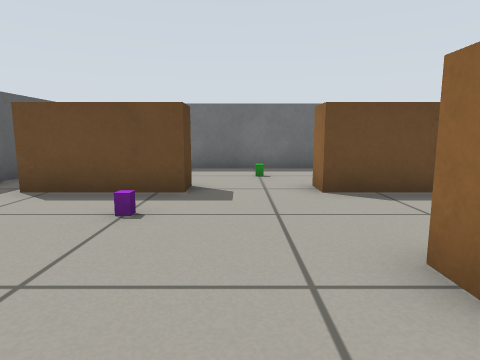
view 1 (above)

15 first-person views from a walk through a world built for the Gazebo simulator. The camera is 0.51 m above the floor, tilts 8° down and sees 75° across. The floor is counted in squares, 0.5 m on a side. Each view is taken from the middle of a square. On the plan, view 1 faces up. The plan holds only what a view shows up to about 12 squares ahead; the rest is blank.

view 2
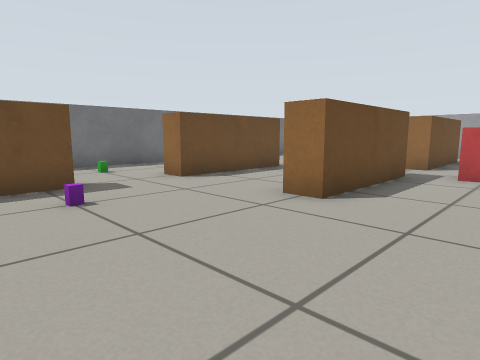

view 3
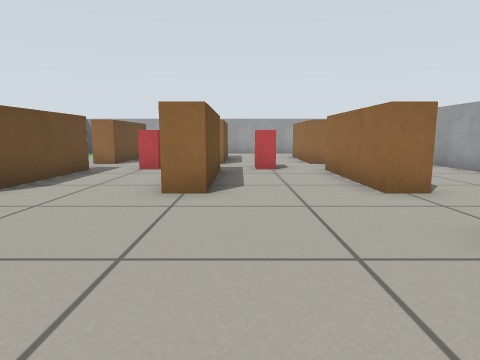

view 4
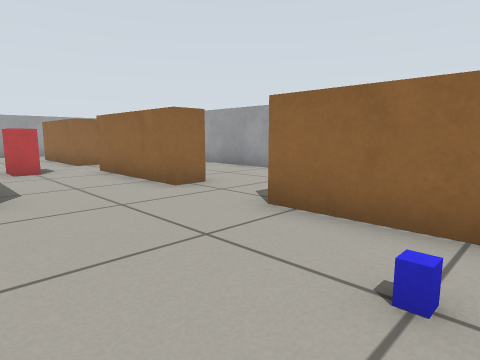

view 5
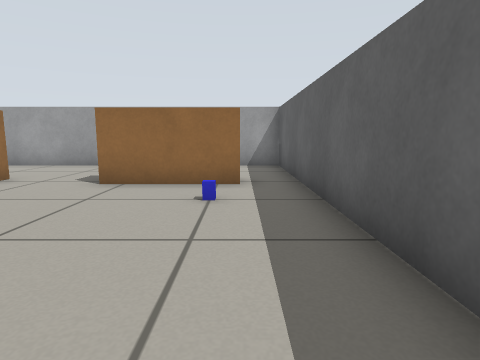

view 6
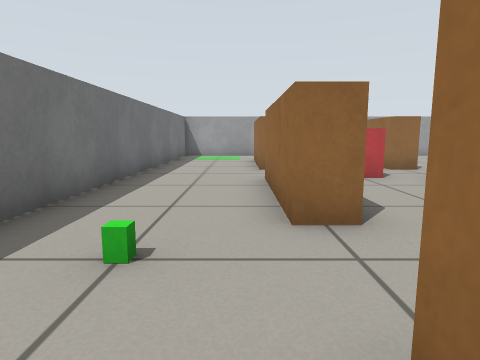

view 7
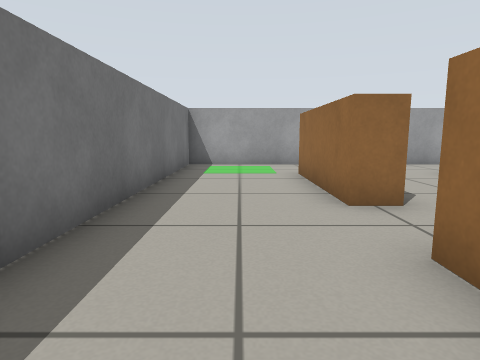

view 8
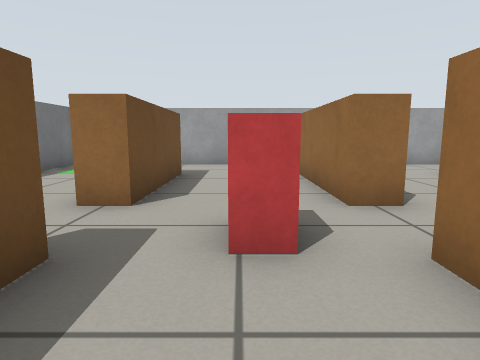

view 9
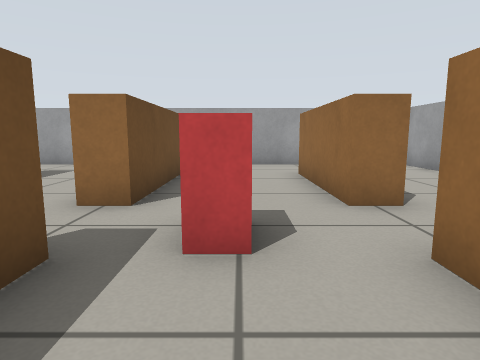

view 10
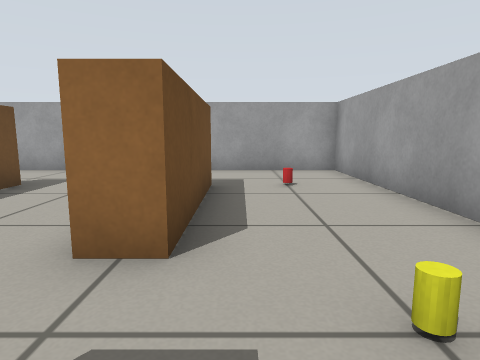

view 11
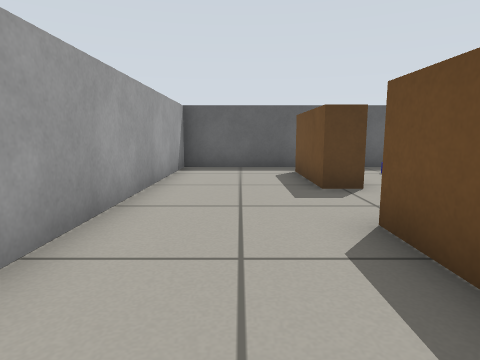

view 12
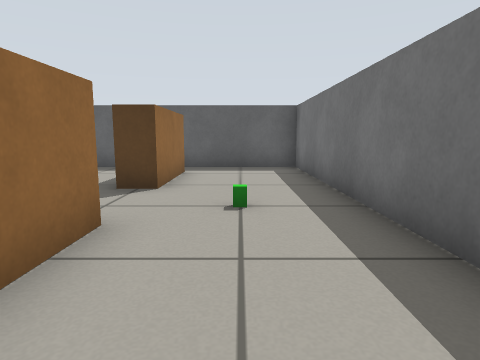

view 13
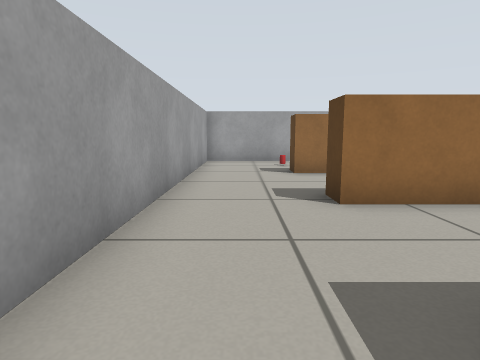

view 14
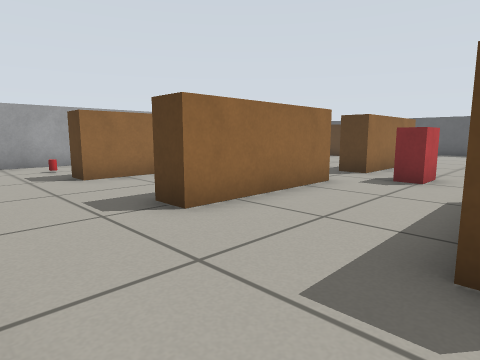

view 15
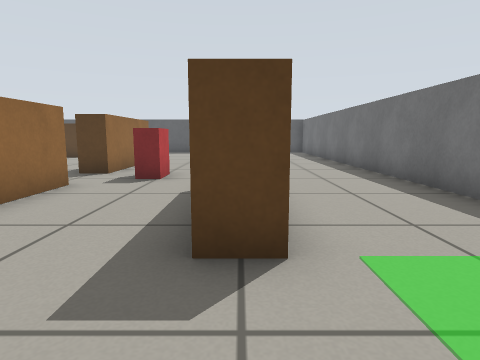

### Floor plan
Points are (right, up) in squares from view 1. A wall is a line through its corners. A room is listed if a view was taken in it or the views show most of it. See-through windows are left out.
Room 1 (views 1, 2, 3, 4, 5, 6, 7, 8, 9, 10, 11, 12, 13, 14, 15)
walls: (5.5, 2.4) (5.5, 1.6) (1.5, 1.6) (1.5, 2.4) (5.5, 2.4); (5.5, 5.6) (1.5, 5.6) (1.5, 6.4) (5.5, 6.4); (7.5, 2.4) (11.5, 2.4) (11.5, 1.6) (7.5, 1.6) (7.5, 2.4); (7.5, 5.6) (7.5, 6.4) (11.5, 6.4) (11.5, 5.6) (7.5, 5.6); (3.1, -2.4) (1.5, -2.4) (1.5, -1.6) (5.5, -1.6); (7.5, -1.6) (11.5, -1.6) (11.5, -2.4) (7.5, -2.4) (7.5, -1.6); (-3.9, 6.4) (-1, 6.4) (-1, 5.6) (-4, 5.6); (-4, -1.6) (-1, -1.6) (-1, -2.4) (-3.9, -2.4); (-5.4, 3.9) (-5.4, -5.9) (7.1, -5.9); (8.6, -5.9) (14.3, -5.9) (14.3, 9.8) (-5.4, 9.8) (-5.4, 6.1)
objects: blue box (-3, 0); purple box (-1, 4); green box (1, 8); red box (6, 0); red box (6, 4); yellow cylinder (7, -4); red cylinder (12, -4)

Where each view was taken, in squares from view 1:
view 1: 0 up, 0 right, facing up
view 2: 1 down, 3 left, facing up-right
view 3: 1 up, 4 left, facing right
view 4: 2 up, 4 left, facing down-right
view 5: 5 up, 4 left, facing down
view 6: 7 up, 2 left, facing right
view 7: 8 up, 3 right, facing right
view 8: 4 up, 3 right, facing right
view 9: 0 up, 3 right, facing right
view 10: 3 down, 5 right, facing right
view 11: 4 down, 5 right, facing left
view 12: 8 up, 5 right, facing left
view 13: 7 up, 13 right, facing down
view 14: 6 up, 14 right, facing down-left
view 15: 6 up, 14 right, facing left
